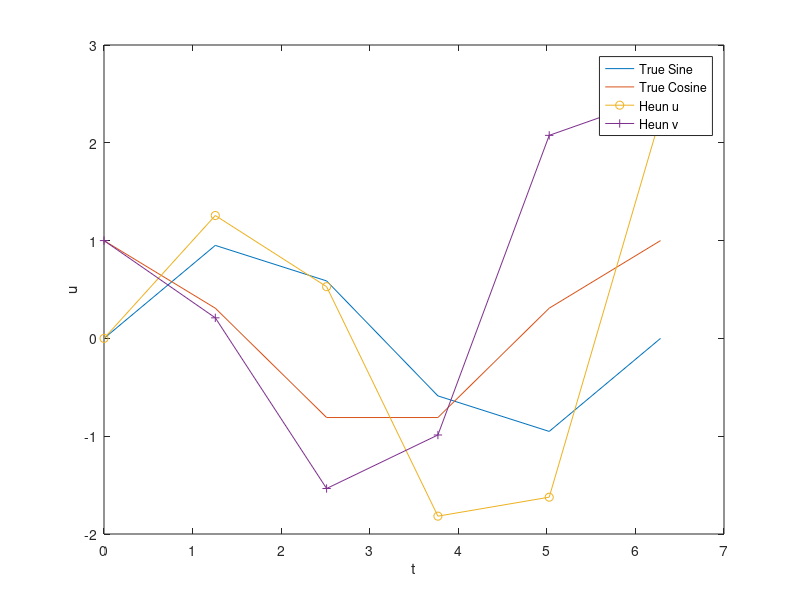

Write the MATLAB code that produced this figure.
% Oxy NREUP Summer Research - Predator-Prey Model Schemes
% Alexis Guevara

%{
This script numerically solves the Trig Model u'' = -u
True Solution is z= sin(T), Z = cos(T)
%}

format long

a   = 0; b  = 2*pi;  % endpoints
u_0 = 0; u_1 = 1;    %initial value
N_t   = input('Enter the number of partitions along the t-axis: ');
delta_t = (b-a)/N_t;
T = zeros(1,N_t+1);
T = a:delta_t:b;

% VECTORS TO HOLD DIFFERENT SCHEMES
z = zeros(1, length(T));
Z = zeros(1,length(T));
u_sfd = zeros(1,length(T));
v_sfd = zeros(1, length(T));
u_mickens = zeros(1, length(T));
v_mickens = zeros(1, length(T));
u_heun = zeros(1, length(T));
v_heun = zeros(1, length(T));

% SETTING INITIAL CONDITION
u_sfd(1) = u_0;
v_sfd(1) = u_1;
u_mickens(1) = u_0;
v_mickens(1) = u_1;
u_heun(1) = u_0;
v_heun(1) = u_1;

for i = 1:length(T)-1
    u_sfd(i+1)     = v_sfd(i) * delta_t + u_sfd(i);
    v_sfd(i+1)     = v_sfd(i) - u_sfd(i) * delta_t;
    u_mickens(i+1) = v_mickens(i)*sin(delta_t) + cos(delta_t) * u_mickens(i);
    v_mickens(i+1) = v_mickens(i) * cos(delta_t) - u_mickens(i)*sin(delta_t);
    u_heun(i+1)    = u_heun(i) + (delta_t/2)*(v_heun(i) + v_heun(i) - delta_t*u_heun(i));
    v_heun(i+1)    = v_heun(i) + (delta_t/2)*(-u_heun(i) - u_heun(i) - delta_t*v_heun(i)); 
end

% TRUE SOLUTION 
z = sin(T);
Z = cos(T);

% PLOT OF TRUE SOLUTION & NUMERICAL METHODS
plot(T,z,T,Z,T,u_heun,'o-',T,v_heun,'+-');
xlabel('t');
ylabel('u');
legend('True Sine', 'True Cosine', 'Heun u', 'Heun v');

%{
% PLOT OF TRUE SOLUTION & NUMERICAL METHODS
plot(z,Z,u_heun,v_heun,'o-');
xlabel('u');
ylabel('v');
legend('True Solution', 'Heun');
%}


%{
% COMPUTE ERRORS FOR EACH INITIAL METHOD
err_inf_heun_u  = norm(z  - u_heun,Inf); % L infinity error for Mickens Mthd
err_inf_heun_v  = norm(Z  - v_heun,Inf); % L infinity error for Mickens Mthd

% STORE MAXIMUM ERROR
fid = fopen('Trig_Method1_Error','a');
fprintf(fid, 'n=%f             \n', delta_t); 
fprintf(fid, 'err_inf_heun_u=%14.8e   \n', err_inf_heun_u);
fprintf(fid, 'err_inf_heun_v=%14.8e   \n', err_inf_heun_v);
fclose(fid);
%}
